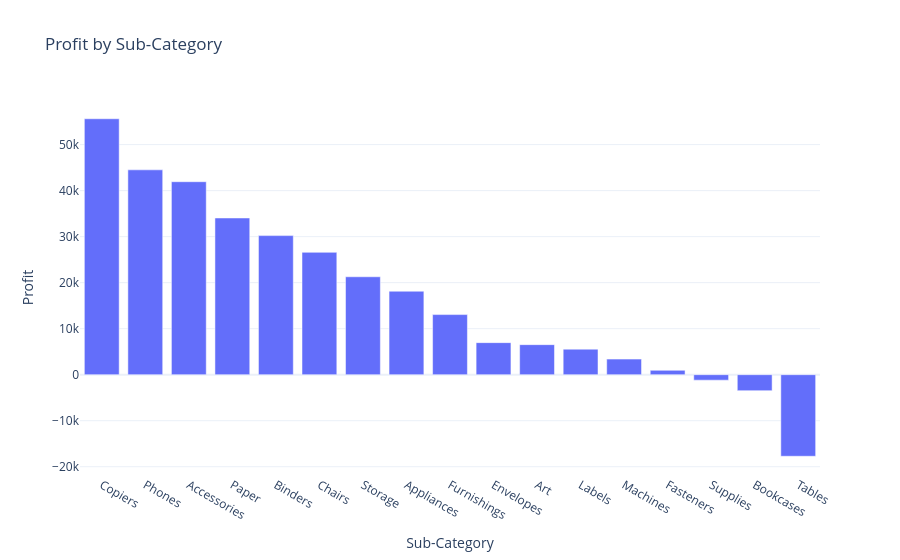

The cell this chart's notebook holds for it:
### Markdown cell above
Creating a bar chart to show the profit of each sub-category

### Code cell
fig = px.bar(profit_by_subcategory, x='Sub-Category', y='Profit', title='Profit by Sub-Category')
fig.show()

### Figure 1 — Plotly figure (JSON) as saved in the notebook; plotly's stock layout.template omitted (floating-point values rounded to 4 significant figures)
{"data": [{"hovertemplate": "Sub-Category=%{x}<br>Profit=%{y}<extra></extra>", "legendgroup": "", "marker": {"color": "#636efa", "pattern": {"shape": ""}}, "name": "", "orientation": "v", "showlegend": false, "textposition": "auto", "type": "bar", "x": ["Copiers", "Phones", "Accessories", "Paper", "Binders", "Chairs", "Storage", "Appliances", "Furnishings", "Envelopes", "Art", "Labels", "Machines", "Fasteners", "Supplies", "Bookcases", "Tables"], "xaxis": "x", "y": [55620.0, 44520.0, 41940.0, 34050.0, 30220.0, 26590.0, 21280.0, 18140.0, 13060.0, 6964.0, 6528.0, 5546.0, 3385.0, 949.5, -1189.0, -3473.0, -17730.0], "yaxis": "y"}], "layout": {"barmode": "relative", "legend": {"tracegroupgap": 0}, "title": {"text": "Profit by Sub-Category"}, "xaxis": {"anchor": "y", "domain": [0, 1], "title": {"text": "Sub-Category"}}, "yaxis": {"anchor": "x", "domain": [0, 1], "title": {"text": "Profit"}}}}
